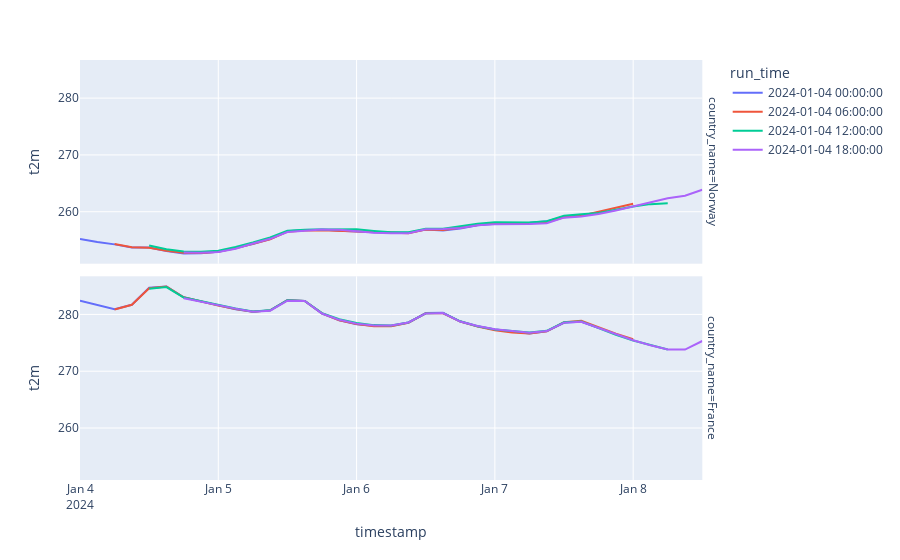

The notebook cell this image was saved under:
### Code cell
df_plot = df_tmp.query("country_name in ['Norway', 'France']")
fig = px.line(df_plot, x="timestamp", y="t2m", color="run_time", facet_row="country_name")
fig.show()
